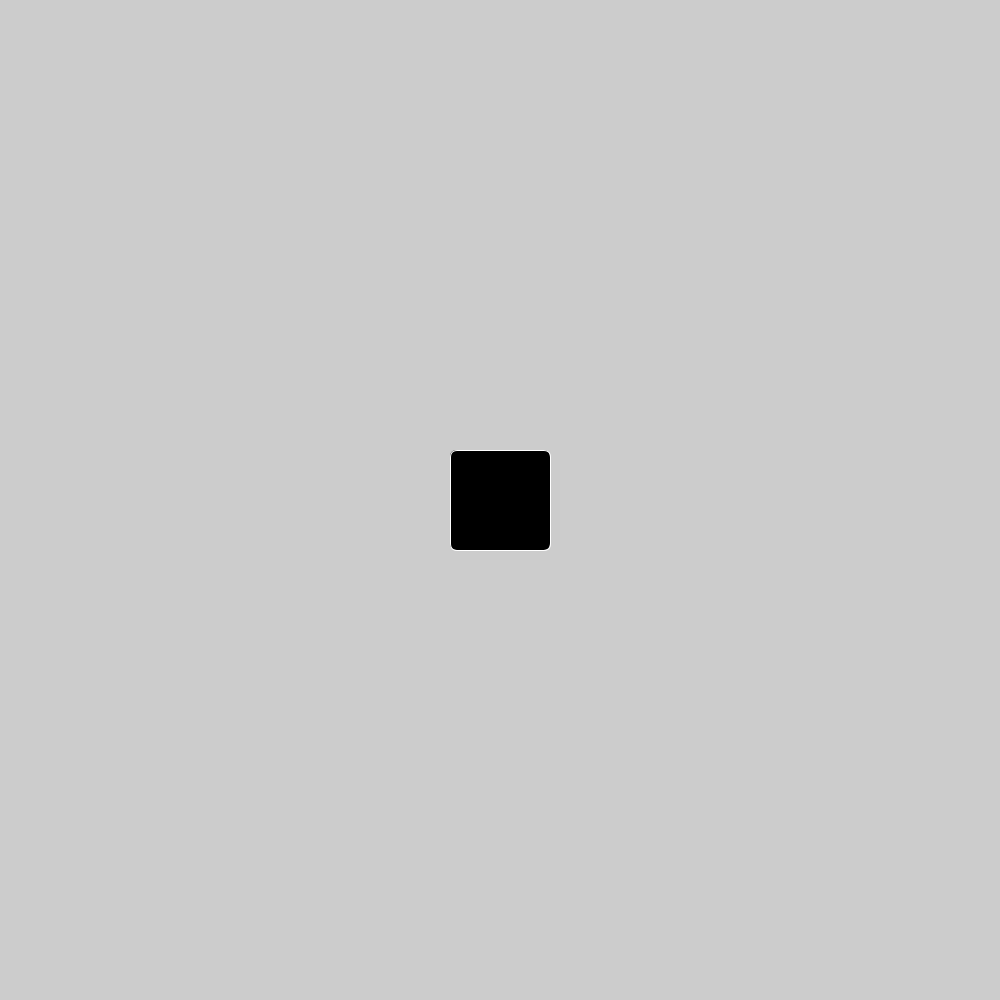
Frame 1 (no input)
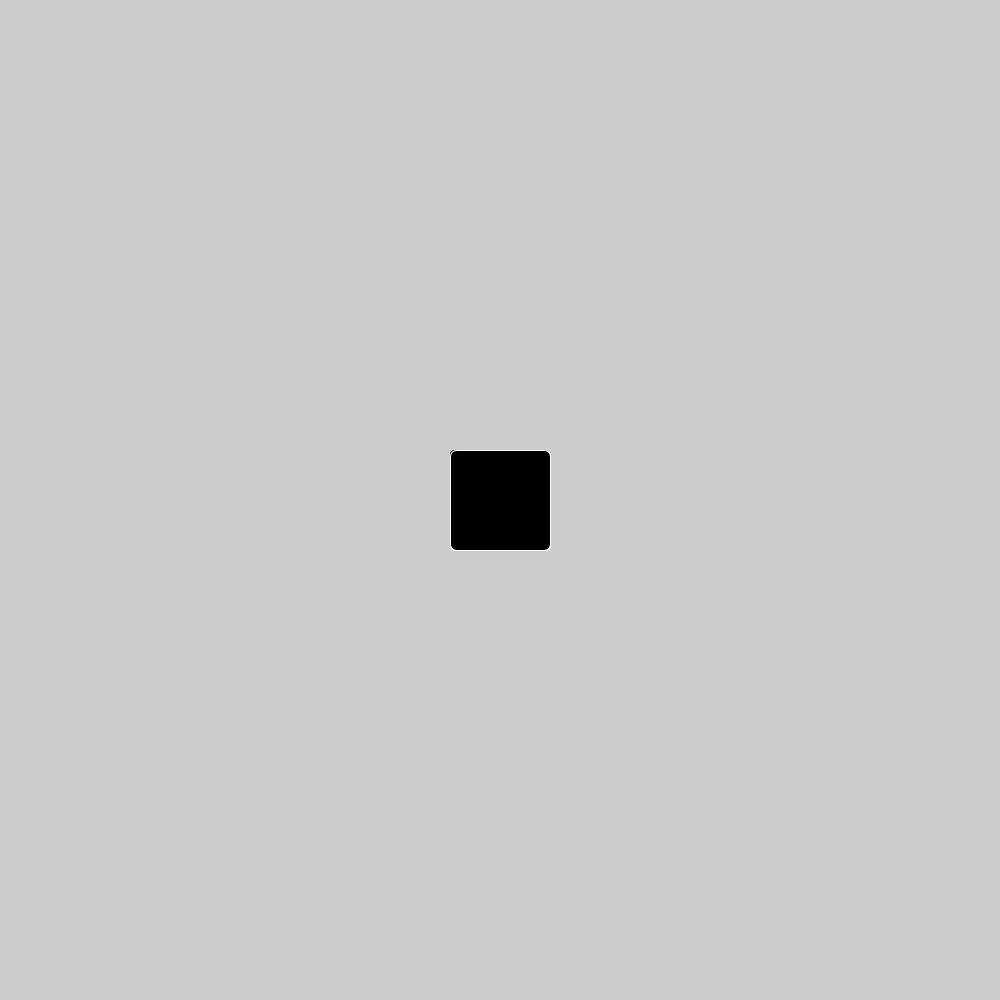
Frame 60 (the mouse pressed at the canvas centre just before this capture)
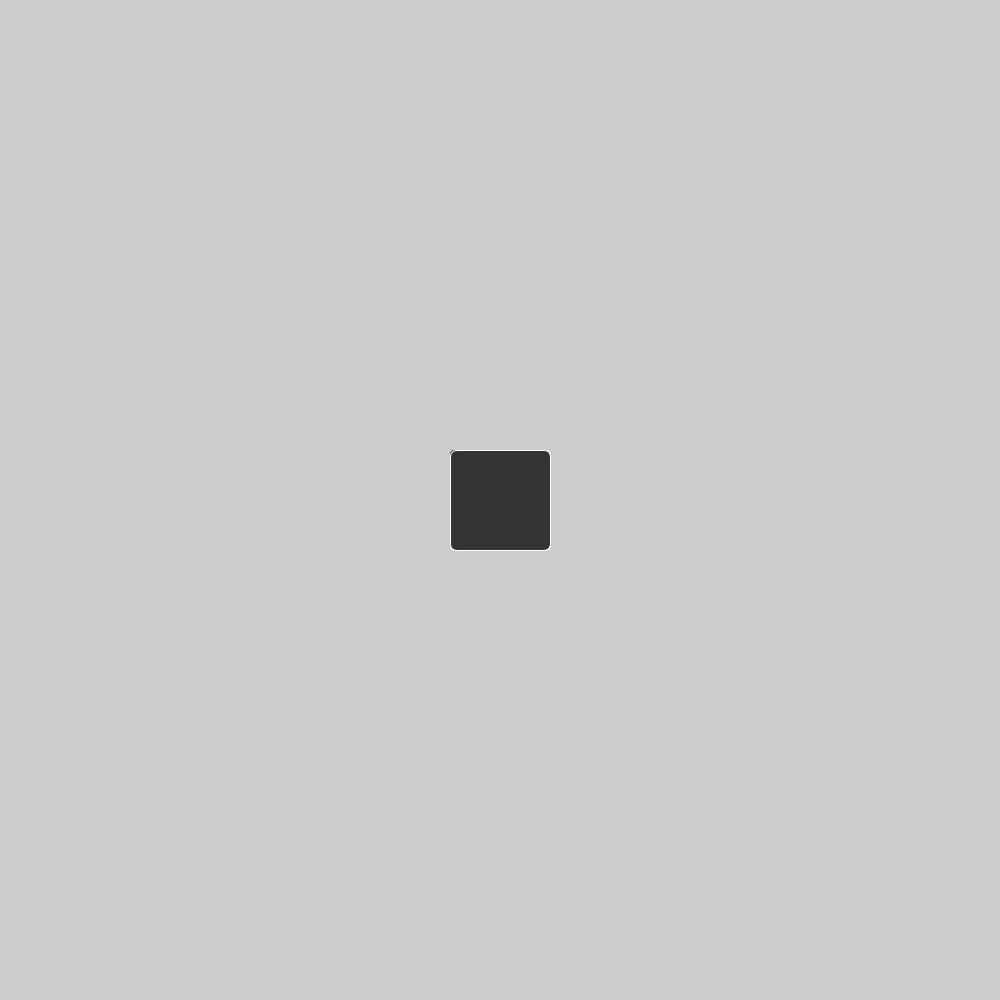
Frame 120 (the mouse held since frame 60 and released just before this capture)

The Processing sketch that drew these frames (run headless with seeded random() and noise(); from frame 60 on, the mouse is pressed at the canvas centre):

// Processing sketch: buttonColorTesting
// ── buttonColorTesting.pde
int a = 0;
boolean rectOver = false;
void setup(){
  size(1000, 1000);
}
void draw(){
  update(mouseX,mouseY);
  if (rectOver){
       fill(color(51));
     }else{
       fill(color(0));
     }
     stroke(255);
  rectMode(CENTER);
  rect(500,500,100,100,7);
}
void update(int x, int y){
  if (overRect(450,450,100,100)){
    rectOver = true;
  }else{
    rectOver = false;
  }
}
void mousePressed(){
  if (rectOver){
    if(a % 2 == 0){
      background(-100);
    }else{
        background(100);
    }
    a = a + 1;
  }
}
boolean overRect(int x, int y, int width, int height){
  if (mouseX >= x && mouseX <= x+width && 
      mouseY >= y && mouseY <= y+height) {
    return true;
  } else {
    return false;
  }
}

      
        
